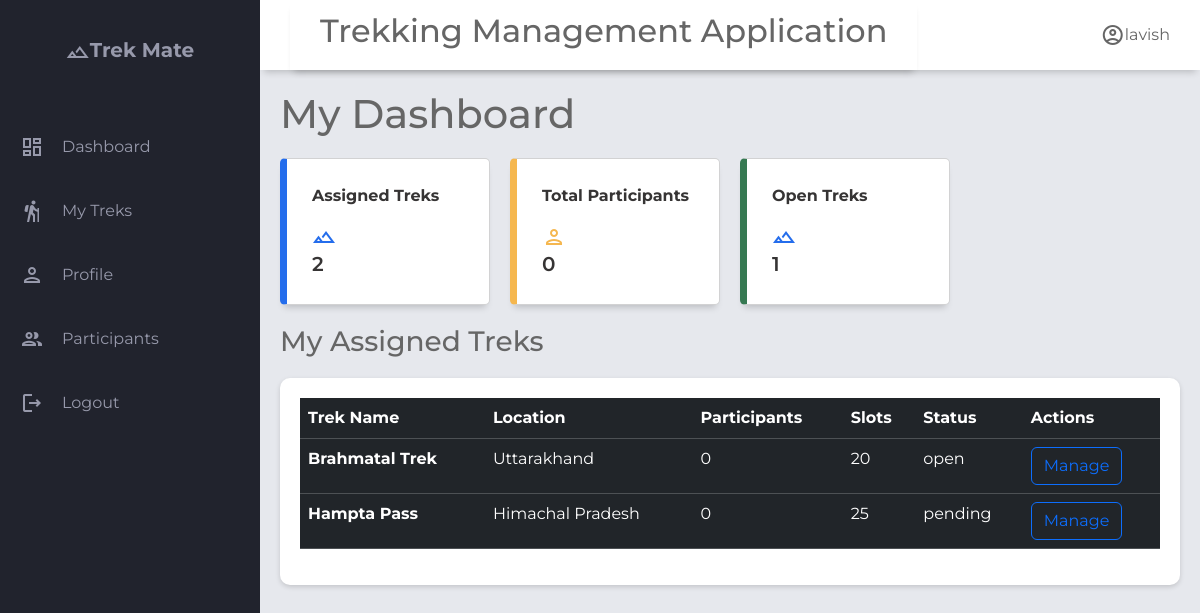
Before: /staff/4/dashboard with the older database file.
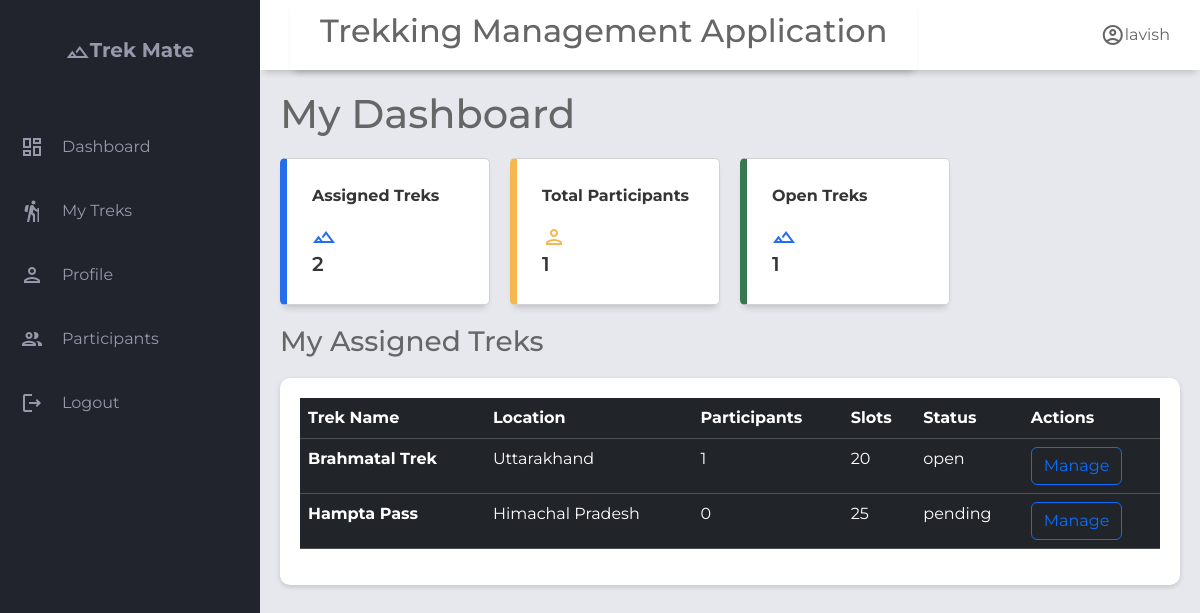
After: the same page with the newer database file.
### application/models.py (models this page shows)
class Trek(db.Model):
    __tablename__='trek'
    id              = db.Column(db.Integer, primary_key=True)
    name            = db.Column(db.String(), nullable=False)
    description     = db.Column(db.Text, nullable=True)
    location        = db.Column(db.String(), nullable=True)
    difficulty      = db.Column(db.String(), nullable=False, default='moderate')  # easy | moderate | hard
    duration_days   = db.Column(db.Integer, nullable=False)
    start_date      = db.Column(db.DateTime, nullable=True)
    end_date        = db.Column(db.DateTime, nullable=True)
    max_slots       = db.Column(db.Integer, nullable=False, default=20)
    available_slots = db.Column(db.Integer, nullable=False, default=20)
    price           = db.Column(db.Numeric, nullable=False, default=0.0)
    status          = db.Column(Enum('pending','approved','open','closed','completed','cancelled',name='trek_status'),nullable=False, default='pending')  # pending | approved | open | closed | completed | cancelled
    created_at      = db.Column(db.DateTime, default=db.func.now())
    updated_at      = db.Column(db.DateTime, onupdate=db.func.now())
    assigned_staffs=db.relationship('Staff_profile',secondary='trek_staff_assignment',lazy=True,back_populates='assigned_treks')#many to many relationship
    bookings=db.relationship('Booking',back_populates='trek',lazy=True)#one to many relationship as one trek can have multiple bookings but not other side, as one booking can belong to a single trek

### application/controller.py (the view)
@app.route("/staff/<int:staff_id>/dashboard")
def staff_home(staff_id):
    staff=Staff_profile.query.get(staff_id)
    if not staff:
        return render_template("s_not_exists.html")
    user=staff.user
    treks=staff.assigned_treks
    treks_count=len(treks)
    participants=0
    for trek in treks:
        participants+= len(trek.bookings)
    open_treks=0
    for trek in treks:
        if trek.status=='open':
            open_treks+=1
    return render_template("staff_dashboard.html",user=user,treks=treks,treks_count=treks_count,participants_count=participants,open_treks_count=open_treks,staff=staff)

### templates/staff_dashboard.html (shortened to what this page needs)
{% extends "staff_base.html" %}
{% block header_title %}
My Dashboard
{% endblock %}
{% block content %}
<div class="main-cards">
  <div class="card">
    <div class="class-inner">
      <p class="text-most-important">Assigned Treks</p>
      <span class="material-icons-outlined text-blue ">landscape</span>
    </div>
    <span class="text-most-important font-weight-bold">{{ treks_count }}</span>
  </div>
  <div class="card">
    <div class="class-inner">
      <p class="text-most-important">Total Participants</p>
      <span class="material-icons-outlined text-orange">person</span>
    </div>
    <span class="text-most-important font-weight-bold">{{ participants_count }}</span>
  </div>
  <div class="card">
    <div class="class-inner">
      <p class="text-most-important">Open Treks</p>
      <span class="material-icons-outlined text-blue ">landscape</span>
    </div>
    <span class="text-most-important font-weight-bold">{{ open_treks_count }}</span>
  </div>
</div>
<div class="main-bottom">
  <div class="heading-title">
    <h3>My Assigned Treks</h3>
  </div>
  <section class="table-section">
    <div class="table-content">
      <table class="table table-dark table-hover">
        <thead>
          <tr>
            <th scope="col">Trek Name</th>
            <th scope="col">Location</th>
            <th scope="col">Participants</th>
            <th scope="col">Slots</th>
            <th scope="col">Status</th>
            <th scope="col">Actions</th>
          </tr>
        </thead>
        <tbody class="table-hover">
          {% for trek in treks %}
          <tr>
            <th scope="row">{{trek.name}}</th>
            <td>{{ trek.location}}</td>
            <td>{{ trek.bookings | length }}</td>
            <td>{{ trek.max_slots }}</td>
            <td>{{trek.status}}</td>
            <td>
              <a href="{{ url_for('manage_trek',staff_id=staff.id, trek_id=trek.id) }}" class="btn btn-outline-primary">Manage</a>
            </td>
          </tr>
          {% endfor %}
        </tbody>
      </table>
    </div>
  </section>
</div>
{% endblock %}

Changed rows visible on the page:
changed Trek "Brahmatal Trek": bookings|length "0" → "1"
Other visible differences:
{{ participants_count }}: "0" → "1"
